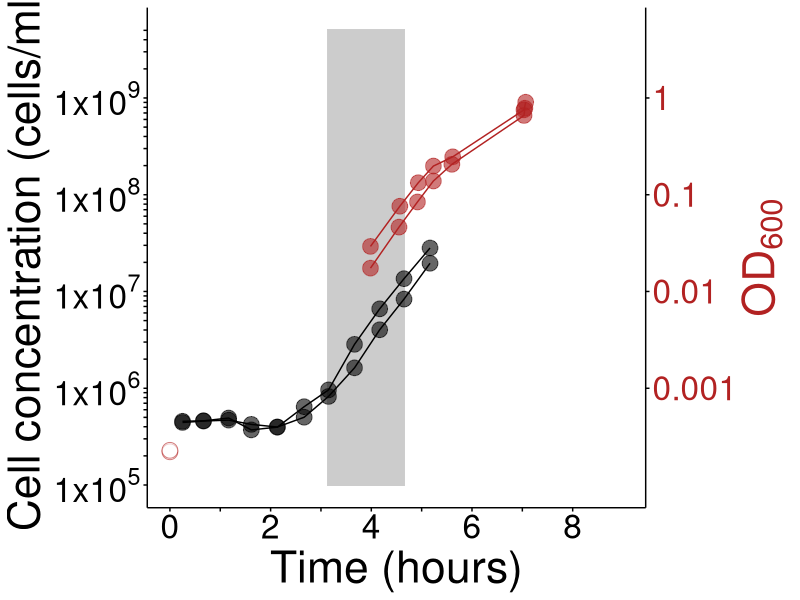

The R source for this figure:
#
require(ggplot2)
#
#Load data
#set the path in the line below to wherever you store the data locally
data_fig1g <- read.csv("Fig1g_withMetadata.csv", header = T)
data_fig1g
#
#split data into secondary datasets (only OD and only cell conc) for use in geom_line to connect consecutive datapoints with a line
data_fig1g_onlyOD <- data_fig1g[1:20,]
data_fig1g_onlycellconc <- data_fig1g[21:42,]
#
#
#Plots
#
#line 
expected_OD <- data.frame(exp_y = c(2.2046*1E5, 2.2830*1E5), exp_x = c(0,0)) 
#
Fig1g <- ggplot(data = data_fig1g, aes(x = Time_hrs))  +geom_rect(aes(xmin = 189/60, xmax = 279/60, ymin = 1E5, ymax = 5E9), colour = "gray80", fill = "gray80") +geom_point(aes(y = conc_dilcorr), fill = "black", size = 5, alpha = 0.6, shape = 21) +geom_point(aes(y = OD600_bkgcorr_dilcorr*1E9), shape = 21, size = 5, alpha = 0.6, colour = "firebrick", fill = "firebrick") +geom_point(data = expected_OD, aes(y = exp_y, x = exp_x), colour = "firebrick", fill = "white", size = 5, alpha = 0.6, shape = 21) +geom_line(data = data_fig1g_onlycellconc, aes(y = conc_dilcorr, group = as.factor(Culture)), linetype = "solid") +geom_line(data = data_fig1g_onlyOD, aes(y = OD600_bkgcorr_dilcorr*1E9, group = as.factor(Culture)), linetype = "solid", colour = "firebrick") +scale_x_continuous(limits = c(0, 9), breaks = seq(0, 8, 1), labels = c(0,"", 2,"", 4,"", 6, "", 8)) +scale_y_continuous(limits = c(1E5, 5E9), breaks = c(1E5, 2E5, 3E5, 4E5, 5E5, 6E5, 7E5, 8E5, 9E5, 1E6, 2E6, 3E6, 4E6, 5E6, 6E6, 7E6, 8E6, 9E6, 1E7, 2E7, 3E7, 4E7, 5E7, 6E7, 7E7, 8E7, 9E7, 1E8, 2E8, 3E8, 4E8, 5E8, 6E8, 7E8, 8E8, 9E8, 1E9, 2E9, 3E9, 4E9, 5E9), labels = c(expression("1x10"^5), "", "", "", "", "", "", "", "", expression("1x10"^6),"", "", "", "", "", "", "", "", expression("1x10"^7), "", "", "", "", "", "", "", "", expression("1x10"^8),"", "", "", "", "", "", "", "", expression("1x10"^9), "", "", "", ""), trans = "log", name = "Cell concentration (cells/ml)", sec.axis = sec_axis(trans = ~.*1, breaks = c(1E6, 1E7, 1E8, 1E9), labels = c(0.001, 0.01, 0.1, 1),name = expression("OD"[600]))) + xlab('Time (hours)') + theme(legend.position = "none", strip.background = element_blank(), strip.text = element_blank(), panel.background = element_blank(), axis.line.x = element_line(colour = "black"), axis.line.y = element_line(colour = "black"), axis.ticks = element_line(colour = "black"), panel.grid.minor = element_blank(), panel.grid.major = element_blank(), axis.text.y = element_text(colour = "black", size = 24), axis.text.y.right = element_text(colour = "firebrick", size = 24), axis.text.x = element_text(colour = "black", size = 24), axis.title.y = element_text(size = 32, angle = 90), axis.title.y.right = element_text(size = 32, angle = 90, colour = "firebrick"), axis.title.x = element_text(size = 32))
Fig1g